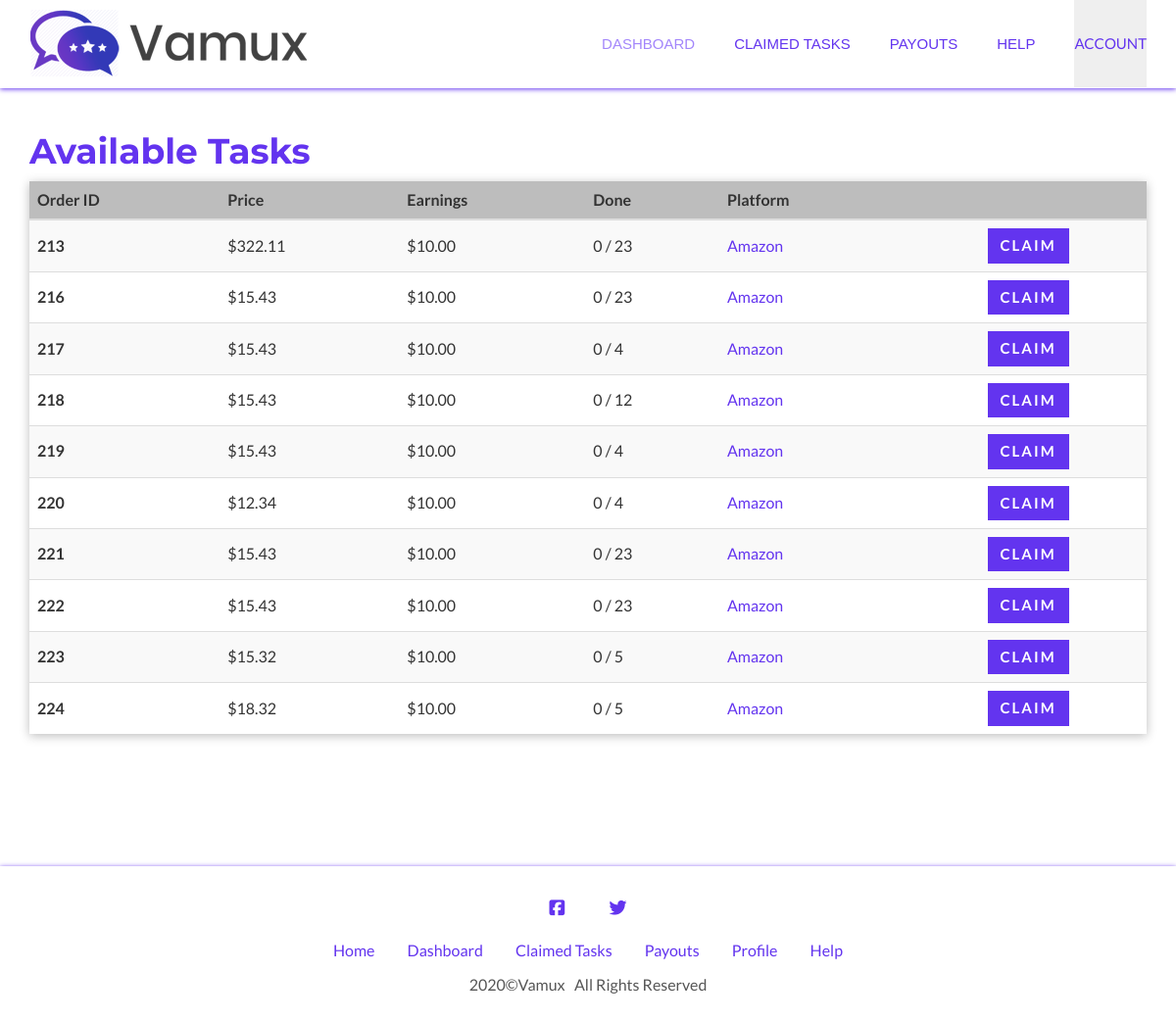
Screenshot of /dashboard/ (signed in) with the database file from the repository.
### superuser/models.py (models this page shows, shortened)
class Order(models.Model):
    id = models.AutoField(primary_key=True)
    creation_date = models.DateField(default=datetime.date.today)
    platform = models.CharField(max_length=50)
    platform_country = models.CharField(default=".com", max_length=10)
    product_id = models.CharField(max_length=50)
    buyer_email = models.CharField(max_length=30)
    buyer_company_name = models.CharField(max_length=30)
    review_quantity = models.IntegerField()
    earning = models.FloatField(default=10)
    days_to_complete = models.IntegerField(default=10)
    product_cost = models.FloatField(default=0.00)
    paid = models.BooleanField(default=False)

### worker/views.py (the view)
# urls.py: path('dashboard/', worker_views.dashboard, name='dashboard'),
@login_required
def dashboard(request):
    balance = getBalance(request.user.id)
    user = User.objects.get(pk=request.user.id)
    notification = Worker.objects.get(user=user).order_notification
    rows = Order.objects.filter(paid=True)
    user = User.objects.get(pk=request.user.id)
    orders = []
    for row in rows:
        if (not Task.objects.filter(order=row, user=user)) \
            or (Task.objects.filter(order=row, user=user, status=settings.TASK_STATUS['cancelled']) \
                and len(Task.objects.filter(order=row, user=user)) < 3):
            remaining = len(Task.objects.filter(order=row)) - len(
                Task.objects.filter(order=row, status=settings.TASK_STATUS['cancelled']))
            if remaining < row.review_quantity:
                temp = {}
                done = str(remaining) + ' / ' + str(row.review_quantity)
                temp['id'] = row.id
                temp['product_cost'] = row.product_cost
                temp['earning'] = row.earning
                temp['done'] = done
                temp['platform'] = row.platform
                temp['platform_country'] = row.platform_country
                orders.append(temp)
    context = {
        'company_name': company_name,
        'page': 'Available Tasks',
        'orders': orders,
        'balance': balance,
        'notification': notification
    }
    return render(request, 'worker/worker_home.html', context)

### worker/views.py (called while the page is built)
def getBalance(user_id):
    user = User.objects.get(pk=user_id)
    approved_tasks = Task.objects.filter(user=user, status=settings.TASK_STATUS['approved'])
    sum = 0
    for approved_task in approved_tasks:
        order = Order.objects.get(pk=approved_task.order_id)
        sum += order.earning
        sum += order.product_cost
    return sum

### templates/worker/worker_home.html (shortened to what this page needs)
{% extends 'worker/base.html' %}
{% load static %}
{% block content %}
<section class="section-padding">
    <div class="container">
        <div class='main-title'>
            <h1>
                Available Tasks
            </h1>
        </div>
        <table class="table table-striped table-responsive-lg">
            <thead>
                <tr>
                <th scope="col"> Order ID </th>
                <th scope="col"> Price </th>
                <th scope="col"> Earnings </th>
                <th scope="col"> Done </th>
                <th scope="col"> Platform </th>
                <th scope="col">  </th>
                </tr>
            </thead>
            <tbody>
                {% for order in orders %}
                    <tr>
                        <th scope="row">{{order.id}}</th>
                        <td>${{order.product_cost|floatformat:2}}</td>
                        <td>${{order.earning|floatformat:2}}</td>
                        <td>{{order.done}}</td>
                        <td><a href="https://www.{{order.platform}}{{order.platform_country}}/">{{order.platform}}</a></td>
                        <td><a class="btn theme-btn-s2 table-claim-btn" href ="/claim_task?order_id={{order.id}}">CLAIM</a></td>
                    </tr>
                {% endfor %}
            </tbody>
        </table>
    </div>
</section>
{% endblock %}

### templates/worker/base.html (shortened to what this page needs)
{% load static %}
<!DOCTYPE html>
<html class="no-js" lang="en">
    <head>
        <link href="{% static 'css/flaticon.css' %}" rel="stylesheet">
        <link href="{% static 'css/bootstrap.min.css' %}" rel="stylesheet">
        <link href="{% static 'css/animate.css' %}" rel="stylesheet">
        <link href="{% static 'css/owl.carousel.css' %}" rel="stylesheet">
        <link href="{% static 'css/owl.theme.css' %}" rel="stylesheet">
        <link href="{% static 'css/owl.transitions.css' %}" rel="stylesheet">
        <link href="{% static 'css/jquery.fancybox.css' %}" rel="stylesheet">
        <link href="{% static 'css/bootstrap-select.css' %}" rel="stylesheet">
        <link href="{% static 'css/magnific-popup.css' %}" rel="stylesheet">
        <link href="{% static 'css/style.css' %}" rel="stylesheet">
        <link href="{% static 'css/custom.css' %}" rel="stylesheet">
    </head>
    <body class="{% block body_class %}{% endblock %}">
        <div class="page-wrapper" id="home">
            {% include 'worker/navbar.html' %}
        {% block content %}{% endblock %}
        {% include 'worker/footer.html' %}
    </body>
</html>

### templates/worker/navbar.html (shortened to what this page needs)
{% load static %}
<header class="site-header">
      <nav class="navigation navbar navbar-default">
        <div class="container">
            <div class="navbar-header">
                <a class="navbar-brand" href="/dashboard"><img src="{% static 'images/logo.png' %}" alt class="img img-responsive"></a>
            </div>
            <div id="navbar" class="navbar-collapse collapse navbar-right">
                <ul class="nav navbar-nav">
                    <li class="{% if page == 'Available Tasks' %}current{% endif %}"><a href="/dashboard">Dashboard</a></li>
                    <li class="{% if page == 'Claimed Tasks' %}current{% endif %}"><a href="/tasks">Claimed Tasks</a></li>
                    <li class="{% if page == 'Payouts' %}current{% endif %}"><a href="/payout">Payouts</a></li>
                    <li class="{% if page == 'Help' %}current{% endif %}"><a href="/help">Help</a></li>
                    <li class="">
                        <div class="dropdown">
                            <button class="dropbtn nav-dropdown-custom">Account</button>
                          </div>
                    </li>
                </ul>
            </div>
        </div>
    </nav>
</header>

### templates/worker/footer.html (shortened to what this page needs)
{% load static %}
<footer id="blog">
        <div class="widget about-widget">
            <ul class="social-links">
                <li><a href="https://www.facebook.com/Vamux-101821758132443/" title="Facebook"><i class="fab fa-facebook-square "></i></a></li>
                <li><a href="" title="Twitter"><i class="fab fa-twitter "></i></a></li>
            </ul>
        </div>
            <ul class = "social-links">
                <li><a href="/">Home</a></li>
                <li><a href="/dashboard">Dashboard</a></li>
                <li><a href="/tasks">Claimed Tasks</a></li>
                <li><a href="/payout">Payouts</a></li>
                <li><a href="/profile">Profile</a></li>
                <li><a href="/help">Help</a></li>
            </ul>
            <p class="copyright">2020&copy;{{company_name}}  &nbsp;  All Rights Reserved</p>
        </div>

### static/css/custom.css (style rules this page uses)
@media (min-width:992px) { .dropbtn { text-transform:uppercase; color: #6334EF; padding: 34px 0; font-size: 15px; border: none; font: normal; } }
@media (min-width:992px) { .dropdown { position: relative; display: inline-block; } }
.navbar { box-shadow: 0px 1px 5px #6334EF; }
.table { box-shadow: 0px 2px 10px #bdbdbd; }
.table thead tr { background-color: #bdbdbd; }
.table tbody tr td a { color: #6334EF; }
.table-claim-btn { color: #fff !important; padding: 7px 13px; }
.table>tbody>tr>td:last-child { text-align: center; }
.table>tbody>tr>td, .table>tbody>tr>th { vertical-align: middle !important; }
.main-title h1 { color: #6334EF; }

### rows the page displays
Order: product_cost "322.11", earning "10.00", platform "Amazon"
Order: product_cost "15.43", earning "10.00", platform "Amazon"
Order: product_cost "15.43", earning "10.00", platform "Amazon"
Order: product_cost "15.43", earning "10.00", platform "Amazon"
Order: product_cost "15.43", earning "10.00", platform "Amazon"
Order: product_cost "12.34", earning "10.00", platform "Amazon"
Order: product_cost "15.43", earning "10.00", platform "Amazon"
Order: product_cost "15.43", earning "10.00", platform "Amazon"
Order: product_cost "15.32", earning "10.00", platform "Amazon"
Order: product_cost "18.32", earning "10.00", platform "Amazon"

### other values shown
{{ order.id }} "213" "216" "217" "218" "219" "220" "221" "222" "223" "224"
{{ order.done }} "0 / 23" "0 / 23" "0 / 4" "0 / 12" "0 / 4" "0 / 4" "0 / 23" "0 / 23" "0 / 5" "0 / 5"
{{ company_name }} "Vamux"
